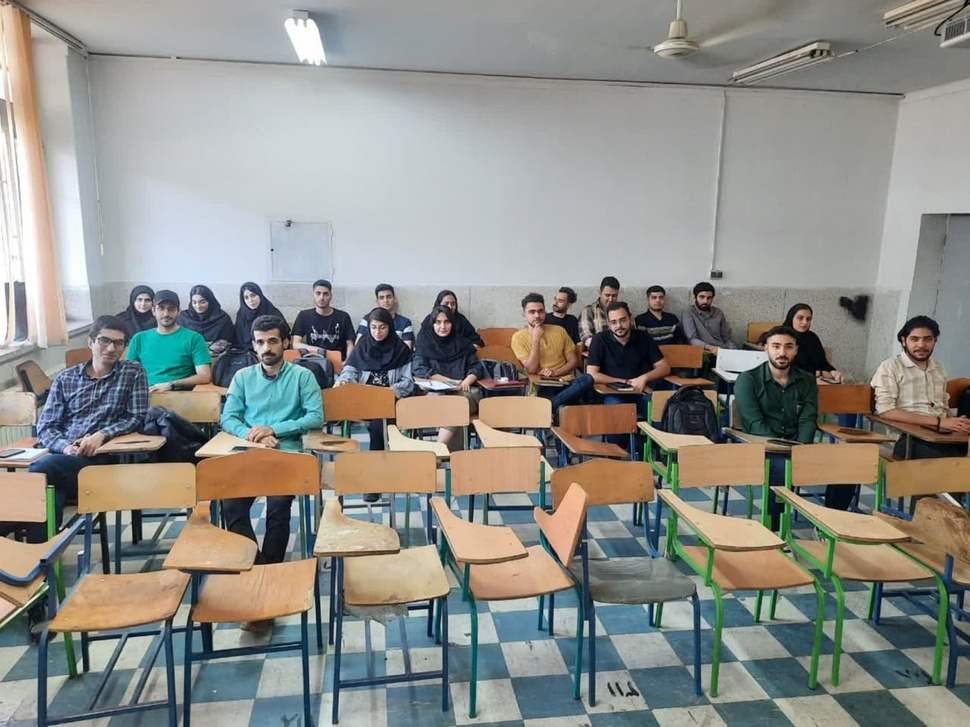
%> input picture HW5 - Face Detection/picture.jpg, 970 x 727 px, shrunk from 1280 x 959 before the run
$ octave 'Face Detection.m'   (GNU Octave 9; MATLAB toolbox functions it lacks are replaced by stand-ins)
%> lines starting %> are read from the running program, lines starting %| are printed output that depends on the picture; in (x1, y1, x2, y2) boxes, pixels count from 0 and x2, y2 are one past the last pixel; in counts of white or black regions, pixels touching at a corner belong together; the program's own positions count from 1
pic = imread('picture.jpg');
%> pic is the input picture: size 727x970x3 uint8; mean R, G, B 141.1, 142.2, 136.9

hsv_pic = rgb2hsv(pic);
%> hsv_pic: size 727x970x3 double; mean H, S, V 0.354, 0.21, 0.602

h_Ch_pic = hsv_pic(:, :, 1);
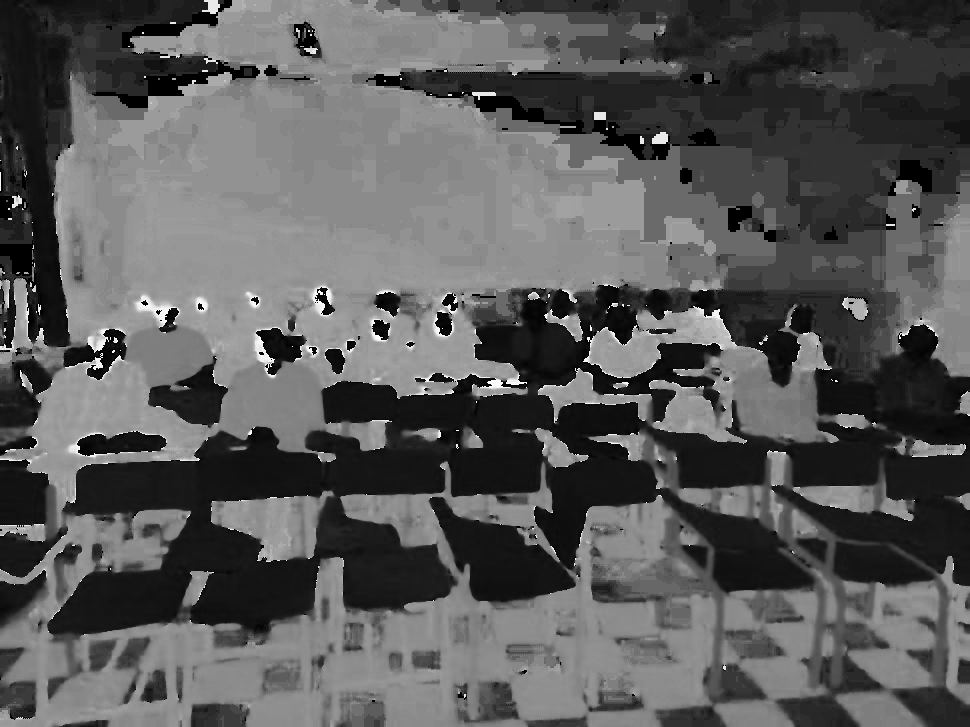
%> h_Ch_pic: size 727x970 double; min 0, max 0.997, mean 0.354

r_pic_msk = (h_Ch_pic >= 0 & h_Ch_pic <= 0.05) | (h_Ch_pic >= 0.9 & h_Ch_pic <= 1);
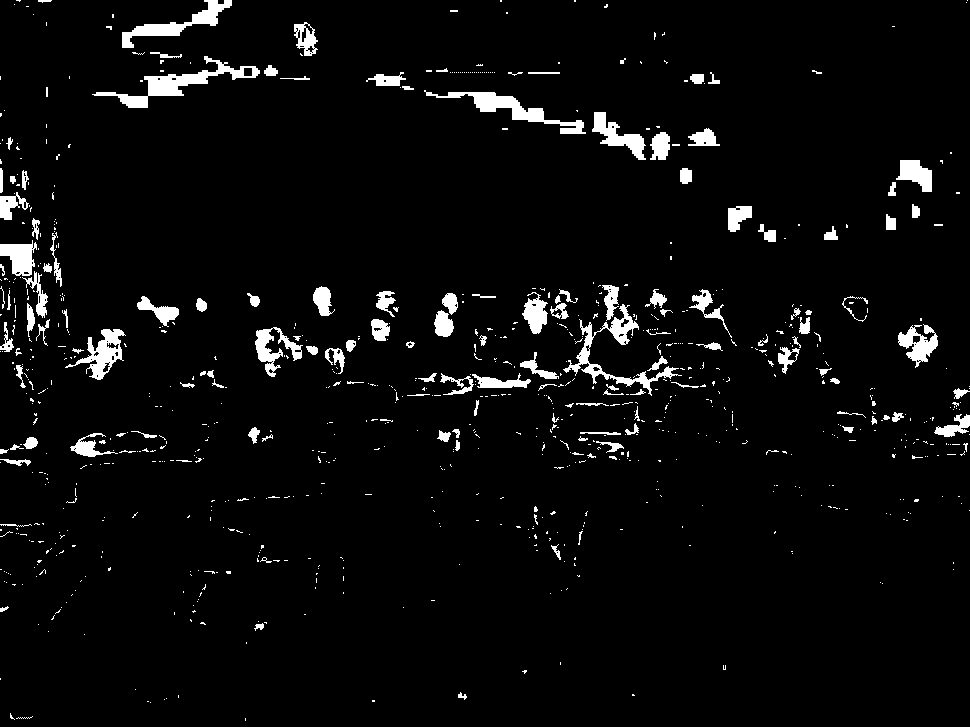
%> r_pic_msk: size 727x970 logical; 4.2% white; 874 white regions (730 under 20 px), largest, box (x1, y1, x2, y2) and area: (92, 56, 260, 108) 1860, (563, 304, 682, 396) 1673, (424, 90, 586, 134) 1590

strl_pic = strel('disk',6);
r_pic_msk = imclose(r_pic_msk, strl_pic);
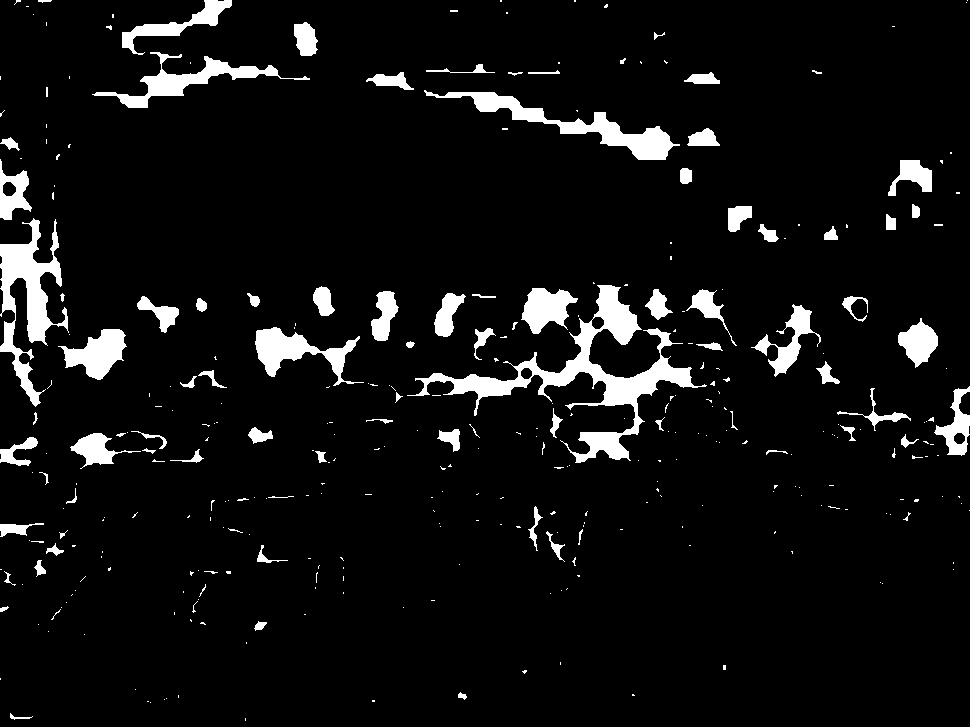
%> r_pic_msk: size 727x970 logical; 6.6% white; 346 white regions (256 under 20 px), largest, box (x1, y1, x2, y2) and area: (407, 285, 707, 463) 8697, (0, 218, 69, 407) 4573, (424, 90, 680, 160) 3675
r_pic_msk = imopen(r_pic_msk, strl_pic);
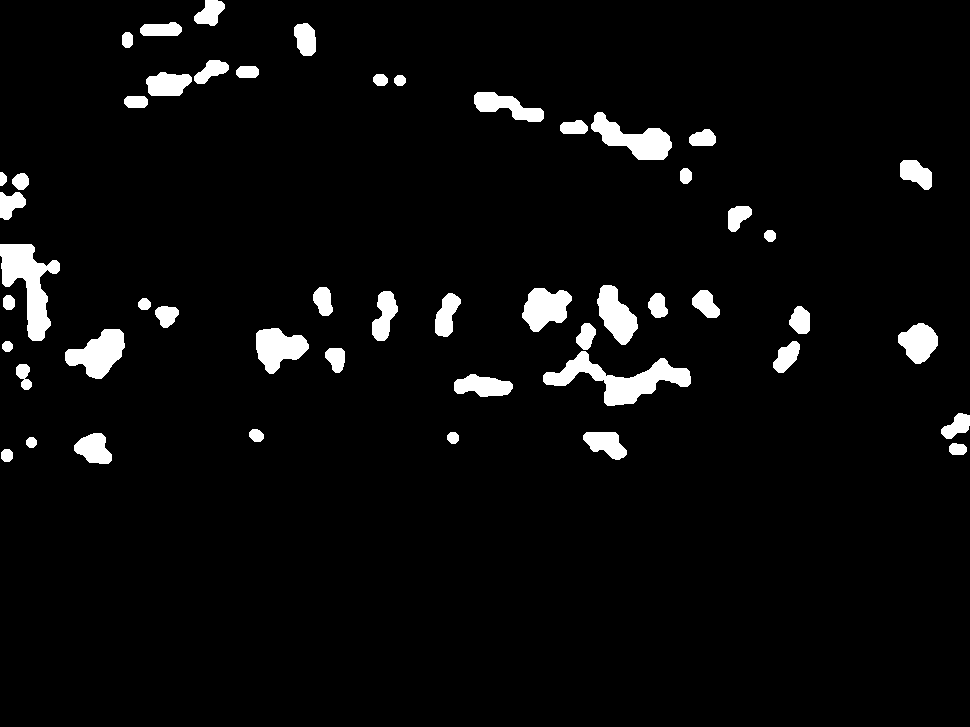
%> r_pic_msk: size 727x970 logical; 4.5% white; 51 white regions, largest, box (x1, y1, x2, y2) and area: (543, 351, 691, 406) 3009, (0, 244, 60, 341) 2694, (591, 112, 672, 160) 1846

sgmnt_pic = bsxfun(@times, pic, cast(r_pic_msk, 'like', pic));
%> sgmnt_pic: size 727x970x3 uint8; mean H, S, V 6.6, 6, 5.8
figure, imshow(sgmnt_pic);
